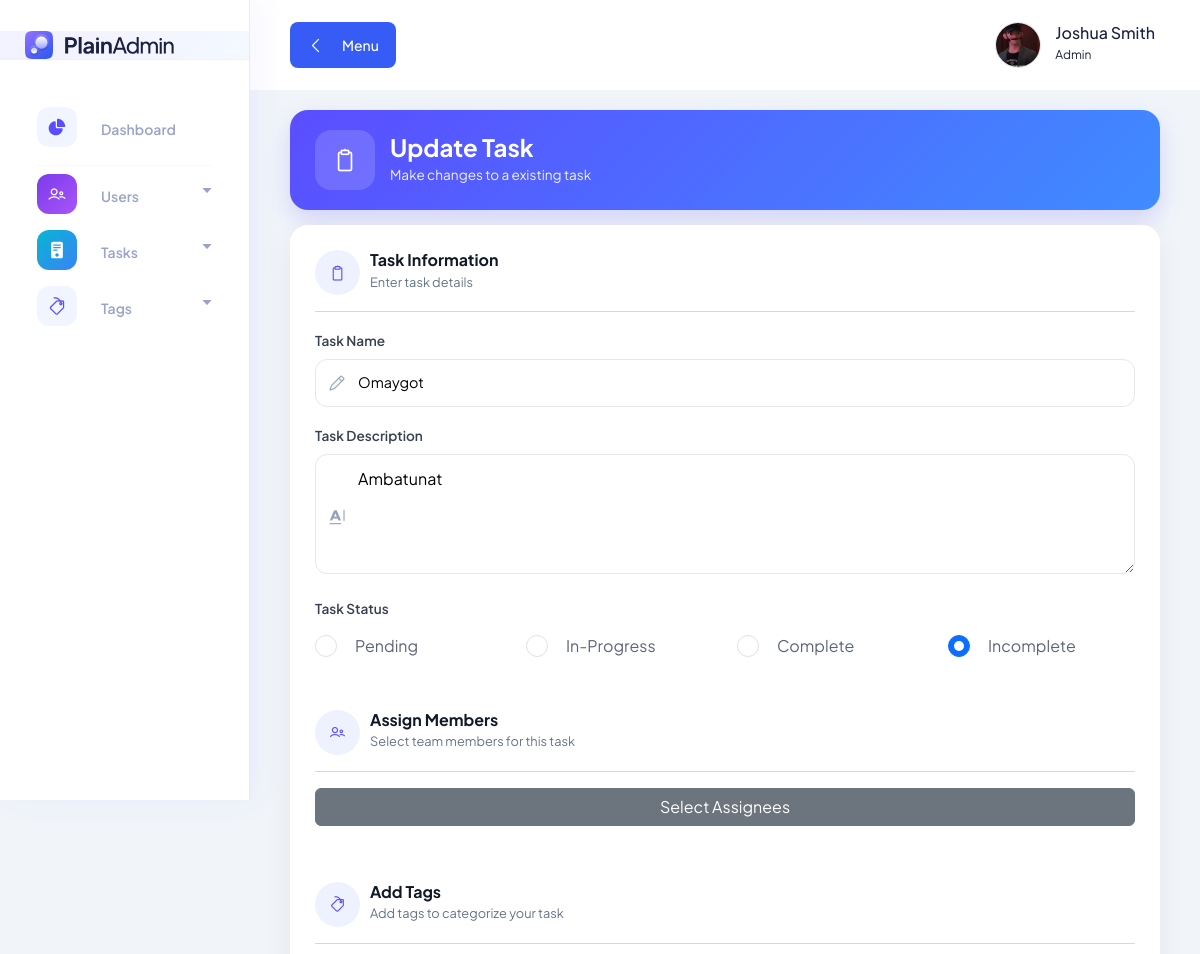
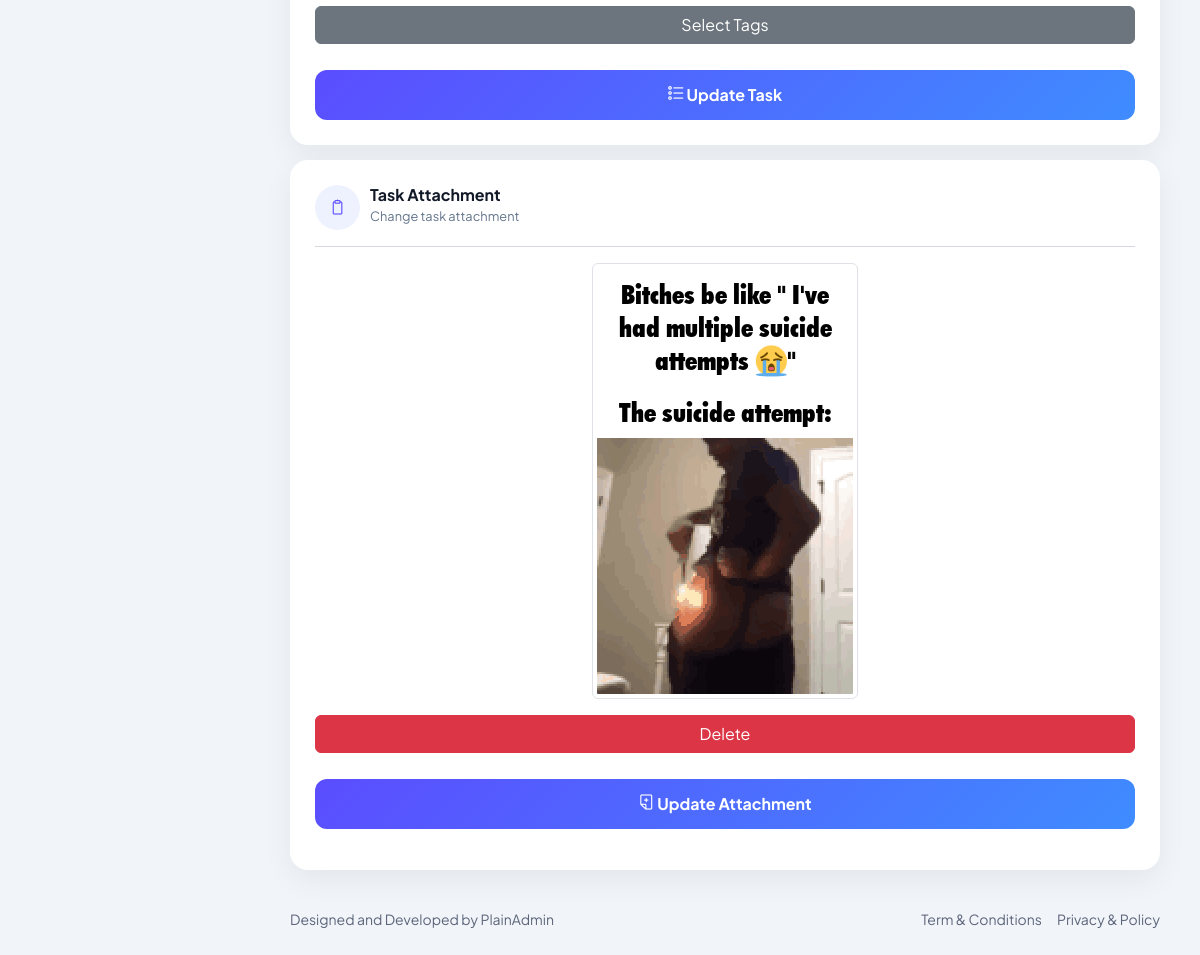
/pages/tasks/edit.task.php?task_id=7 (signed in), run on the app's committed database (2 pictures, top to bottom).
### tables this page shows
CREATE TABLE `users_tbl` (
  `user_id` int(11) NOT NULL AUTO_INCREMENT,
  `full_name` varchar(100) NOT NULL,
  `username` varchar(100) NOT NULL,
  `email` varchar(100) NOT NULL,
  `password` varchar(100) NOT NULL,
  `role` int(11) NOT NULL DEFAULT 2,
  `bio` varchar(255) DEFAULT NULL,
  `profile` varchar(255) DEFAULT NULL,
  PRIMARY KEY (`user_id`)
);

CREATE TABLE `tasks_tbl` (
  `task_id` int(11) NOT NULL AUTO_INCREMENT,
  `task_name` varchar(100) NOT NULL,
  `task_description` varchar(100) NOT NULL,
  `task_status` int(11) NOT NULL DEFAULT 1,
  `task_attachment` varchar(255) DEFAULT NULL,
  `task_submit` varchar(255) DEFAULT NULL,
  `submission_text` text DEFAULT NULL,
  `submitted_by` varchar(255) DEFAULT '',
  `submitted_at` datetime DEFAULT NULL,
  PRIMARY KEY (`task_id`)
);

CREATE TABLE `task_status_tbl` (
  `status_id` int(11) NOT NULL AUTO_INCREMENT,
  `status` varchar(100) NOT NULL,
  PRIMARY KEY (`status_id`)
);

### includes/utils/user.utils.php (called while the page is built, shortened)
<?php
function get_user_profile_image($conn, $user_id) : string {
    $all_users = mysqli_query($conn, "SELECT * FROM users_tbl WHERE user_id = '$user_id'");
    $user = mysqli_fetch_array($all_users);
    return "/task_management/uploads/profiles/" . $user['profile'];
}

### pages/tasks/edit.task.php (the view, shortened to what this page needs)
<?php require_once "../../includes/conn.php"; ?>
<?php include_once "../../includes/utils/user.utils.php"; ?>
<?php include_once "../../includes/utils/file.utils.php"; ?>
<!DOCTYPE html>
<html lang="en">
<head>
    <?php include_once "../../includes/components/links.php"; ?>
</head>
<body>
    <?php include_once "../../includes/elements/sidebar.php"; ?>
    <?php
    $task_id = $_GET['task_id'];
    $select_task = mysqli_query($conn, "SELECT * FROM tasks_tbl WHERE task_id = '$task_id'");
    $task = mysqli_fetch_array($select_task);
    ?>
    <main class="main-wrapper">
        <?php include_once "../../includes/elements/navbar.php"; ?>
        <section class="section">
            <div class="container-fluid">
                <div class="page-header">
                    <div class="header-icon">
                        <i class="lni lni-clipboard"></i>
                    </div>
                    <div>
                        <h2 class="header-title">Update Task</h2>
                        <p class="header-subtitle">Make changes to a existing task</p>
                    </div>
                </div>
                <form action="ctrlData/ctrl.update.task.php?task_id=<?php echo $task_id; ?>" method="POST"
                    enctype="multipart/form-data">
                    <div class="glass-card">
                        <div class="section-head">
                            <div class="section-icon"><i class="lni lni-clipboard"></i></div>
                            <div>
                                <h5>Task Information</h5>
                                <p>Enter task details</p>
                            </div>
                        </div>
                        <hr>
                        <div class="row">
                            <div class="col-md-12 mb-3">
                                <label class="form-label">Task Name</label>
                                <div class="input-group-custom">
                                    <i class="lni lni-pencil"></i>
                                    <input type="text" name="taskname" class="input-custom"
                                        value="<?php echo $task['task_name']; ?>" required>
                                </div>
                            </div>
                            <div class="col-md-12 mb-3">
                                <label class="form-label">Task Description</label>
                                <div class="input-group-custom">
                                    <i class="lni lni-text-format"></i>
                                    <textarea name="taskdescription"
                                        placeholder="Write task details..."><?php echo $task['task_description']; ?></textarea>
                                </div>
                            </div>
                            <div class="col-md-12 mb-3">
                                <label class="form-label">Task Status</label>
                                <div class="input-group-custom row">
                                    <?php
                                    $task_statuses = mysqli_query($conn, "SELECT * FROM task_status_tbl");
                                    while ($task_status = mysqli_fetch_array($task_statuses)) {
                                        ?>
                                        <div class="col">
                                            <div class="form-check radio-style mb-20">
                                                <input class="form-check-input" type="radio"
                                                    value="<?php echo $task_status['status_id'] ?>"
                                                    id="statusradio-<?php echo $task_status['status_id'] ?>"
                                                    name="taskstatus" required <?php if ($task['task_status'] == $task_status['status_id'])
                                                        echo "checked"; ?>>
                                                <label class="form-check-label"
                                                    for="statusradio-<?php echo $task_status['status_id'] ?>">
                                                    <?php echo $task_status['status'] ?>
                                                </label>
                                            </div>
                                        </div>
                                        <?php
                                    }
                                    ?>
                                </div>
                            </div>
                        </div>
                        <div class="section-head mt-3">
                            <div class="section-icon"><i class="lni lni-users"></i></div>
                            <div>
                                <h5>Assign Members</h5>
                                <p>Select team members for this task</p>
                            </div>
                        </div>
                        <hr>
                        <div class="dropdown mb-3">
                            <button class="btn btn-secondary w-100" type="button" data-bs-toggle="dropdown">
                                Select Assignees
                            </button>
                        </div>
                        <br>
                        <div class="section-head mt-3">
                            <div class="section-icon"><i class="lni lni-tag"></i></div>
                            <div>
                                <h5>Add Tags</h5>
                                <p>Add tags to categorize your task</p>
                            </div>
                        </div>
                        <hr>
                        <div class="dropdown mb-3">
                            <button class="btn btn-secondary w-100" type="button" data-bs-toggle="dropdown">
                                Select Tags
                            </button>
                        </div>
                        <button type="submit" name="submit" class="btn-add">
                            <i class="lni lni-radio-button"></i> Update Task
                        </button>
                    </div>
                </form>
                <form action="ctrlData/ctrl.update.task.php?task_id=<?php echo $task_id; ?>" method="POST"
                    enctype="multipart/form-data">
                    <div class="glass-card">
                        <div class="section-head">
                            <div class="section-icon"><i class="lni lni-clipboard"></i></div>
                            <div>
                                <h5>Task Attachment</h5>
                                <p>Change task attachment</p>
                            </div>
                        </div>
                        <hr>
                        <div class="row">
                            <div class="col-md-12 mb-3">
                                <?php if (!empty($task['task_attachment'])) { ?>
                                    <div class="mb-3">
                                        <?php preview_file($task['task_attachment'], '/task_management/uploads/attachments/'); ?>
                                        <div class="row mt-3">
                                            <div class="col">
                                                <a href="delete_attachment.php?id=<?php echo $task['task_id']; ?>"
                                                    class="btn btn-danger col-md-12" onclick="return confirm('Delete attachment?')">
                                                    Delete
                                                </a>
                                            </div>
                                        </div>
                                    </div>
                                <?php } ?>
                                <button type="submit" name="submitattachment" class="btn-add">
                                    <i class="lni lni-add-files  "></i> Update Attachment
                                </button>
                            </div>
                        </div>
                    </div>
                </form>
            </div>
        </section>
        <?php include_once "../../includes/elements/footer.php"; ?>
    </main>
    <?php include_once "../../includes/components/scripts.php"; ?>
</body>
</html>

### includes/elements/navbar.php (shortened to what this page needs)
<header class="header">
    <div class="container-fluid">
        <div class="row">
            <div class="col-lg-5 col-md-5 col-6">
                <div class="header-left d-flex align-items-center">
                    <div class="menu-toggle-btn mr-15">
                        <button id="menu-toggle" class="main-btn primary-btn btn-hover">
                            <i class="lni lni-chevron-left me-2"></i> Menu
                        </button>
                    </div>
                </div>
            </div>
            <div class="col-lg-7 col-md-7 col-6">
                <div class="header-right">
                    <div class="profile-box ml-15">
                        <button class="dropdown-toggle bg-transparent border-0" type="button" id="profile"
                            data-bs-toggle="dropdown" aria-expanded="false">
                            <div class="profile-info">
                                <div class="info">
                                    <img class="image"
                                        src="<?php echo get_user_profile_image($conn, $_SESSION['user_id']); ?>"
                                        alt="<?php echo $_SESSION['fullname']; ?>" />
                                    <div>
                                        <h6 class="fw-500">
                                            <?php echo $_SESSION['fullname']; ?>
                                        </h6>
                                        <p>
                                            <?php echo $_SESSION['role']; ?>
                                        </p>
                                    </div>
                                </div>
                            </div>
                        </button>
                    </div>
                </div>
            </div>
        </div>
    </div>
</header>

### includes/utils/file.utils.php (shortened to what this page needs)
<?php
function preview_file($file, $folder_path) {
        ?>
        <?php
    $allowed_img_files = [
        'jpg',
        'jpeg',
        'png',
        'gif'
    ];
    $allowed_files = [
        'pdf',
        'doc',
        'docx',
        'xls',
        'xlsx'
    ];
    $file_path = $folder_path . $file;
    $extension = strtolower(pathinfo($file, PATHINFO_EXTENSION));
    if (in_array($extension, $allowed_img_files) || in_array($extension, $allowed_files)) {
        if (in_array($extension, $allowed_img_files)) {
            ?>
            <img class="img-thumbnail mx-auto d-block" src="<?php echo $file_path; ?>" style="height: 50%; width 50%;">
            <?php
        } else if (in_array($extension, $allowed_files)) {
            ?>
            <a href="<?php echo $file_path; ?>" target="_blank"
                class="btn btn-success">
                View Attachment
            </a>
            <?php
        }
    }
}
?>

### assets/css/fullcalendar.css (style rules this page uses)
:root { --fc-daygrid-event-dot-width:8px;--fc-list-event-dot-width:10px;--fc-list-event-hover-bg-color:#f5f5f5 }

### pages/tasks/edit.task.php (style rules this page uses)
:root { --primary: #5b4dff; --secondary: #3f8cff; --muted: #64748b; --border: #e5e7eb; }
body { background: #f5f7ff; }
.page-header { background: linear-gradient(135deg, var(--primary), var(--secondary)); border-radius: 18px; padding: 20px 25px; color: #fff; display: flex; align-items: center; gap: 15px; box-shadow: 0 10px 25px rgba(91, 77, 255, .20); margin-top: 20px; }
.header-icon { width: 60px; height: 60px; border-radius: 16px; background: rgba(255, 255, 255, .15); display: flex; align-items: center; justify-content: center; font-size: 24px; }
.header-title { font-size: 1.5rem; font-weight: 700; color: #fff; margin: 0; }
.header-subtitle { margin: 0; font-size: .85rem; opacity: .9; }
.glass-card { background: #fff; border-radius: 18px; padding: 25px; margin-top: 15px; box-shadow: 0 10px 30px rgba(0, 0, 0, .06); }
.section-head { display: flex; align-items: center; gap: 10px; margin-bottom: 10px; }
.section-icon { width: 45px; height: 45px; border-radius: 50%; background: #eef2ff; color: var(--primary); display: flex; align-items: center; justify-content: center; }
.section-head h5 { margin: 0; font-weight: 700; font-size: 1rem; color: #111827; }
.section-head p { margin: 0; font-size: .8rem; color: var(--muted); }
.form-label { font-size: .85rem; font-weight: 600; color: #374151; margin-bottom: 5px; }
.input-group-custom { position: relative; }
.input-group-custom i { position: absolute; left: 14px; top: 50%; transform: translateY(-50%); color: #94a3b8; }
.input-custom, textarea { width: 100%; border: 1px solid var(--border); border-radius: 12px; padding: 12px 12px 12px 42px; font-size: .9rem; transition: .3s; background: #fff; }
textarea { min-height: 120px; padding-left: 42px; }
.btn-add { width: 100%; height: 50px; border: none; border-radius: 12px; background: linear-gradient(135deg, var(--primary), var(--secondary)); color: #fff; font-weight: 700; margin-top: 10px; transition: .3s; }

### data on the page
users_tbl: profile (picture)
tasks_tbl: taskname "Omaygot", taskdescription "Ambatunat", task_status "☐ Pending", task_status "☐ In-Progress", task_status "☐ Complete", task_status "☑ Incomplete", task_attachment (picture)
task_status_tbl: status "Pending"
task_status_tbl: status "In-Progress"
task_status_tbl: status "Complete"
task_status_tbl: status "Incomplete"

### other printed values
$_SESSION['fullname'] "Joshua Smith"
$_SESSION['role'] "Admin"
